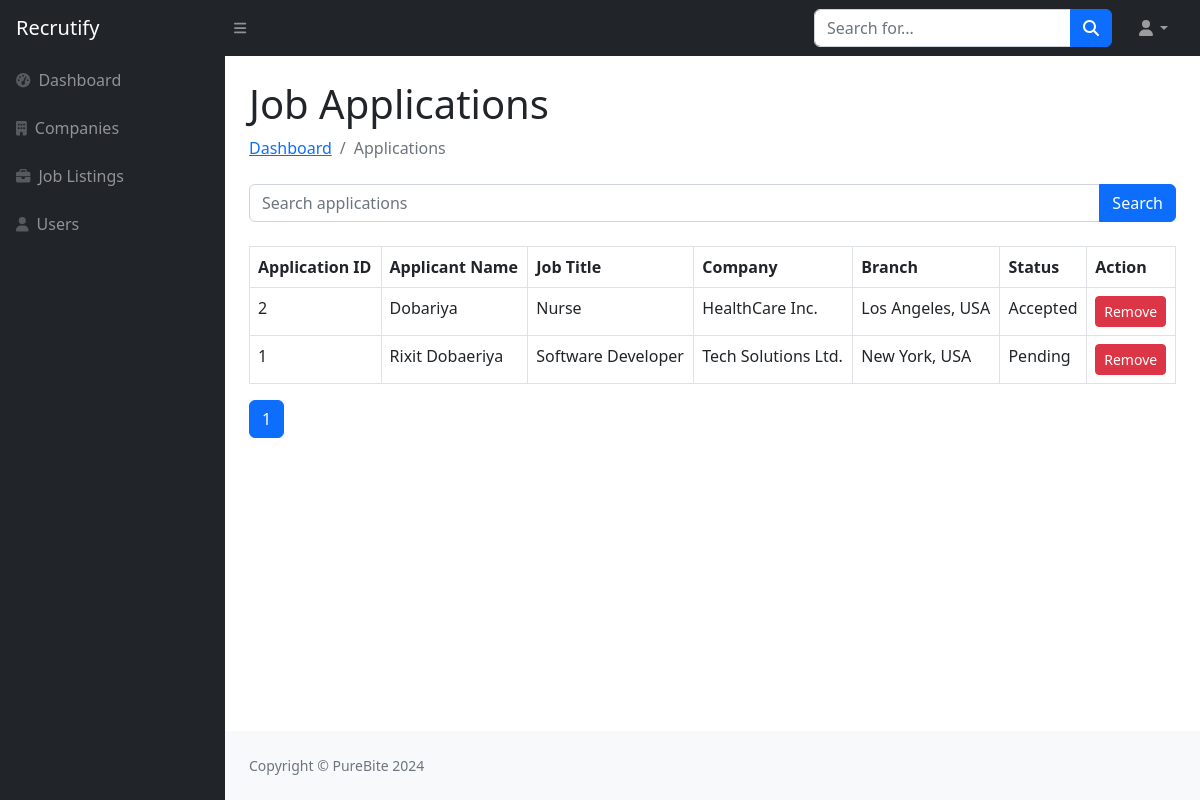
The page /admin/applications.php on the database as committed earlier.
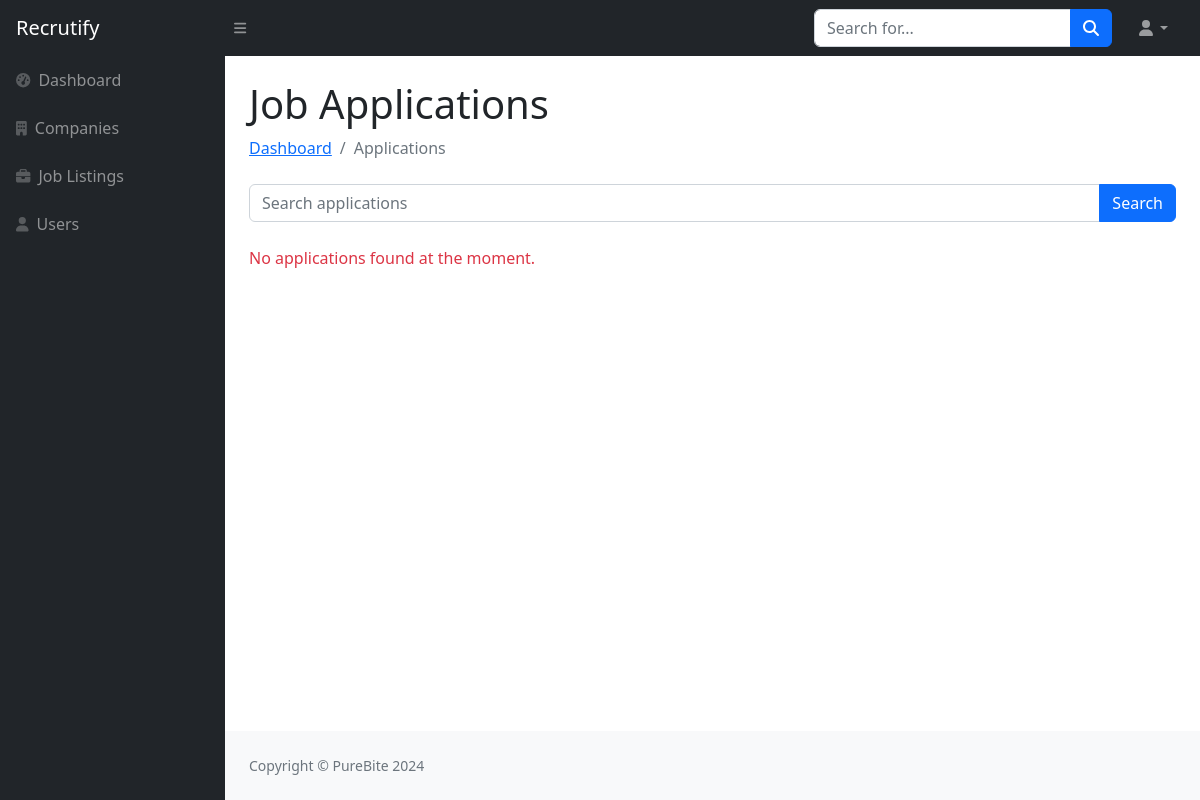
The same page on the database as committed later.
### tables this page shows
CREATE TABLE `application_tbl` (
  `Application_Id` int NOT NULL,
  `User_Id` int NOT NULL,
  `Job_Id` int NOT NULL,
  `Status` enum('Pending','Accepted','Rejected') NOT NULL DEFAULT 'Pending',
  `Application_Date` datetime NOT NULL DEFAULT CURRENT_TIMESTAMP
);

CREATE TABLE `users_tbl` (
  `User_Id` int NOT NULL,
  `User_Type` enum('Admin','Jobseeker','Employer') NOT NULL DEFAULT 'Jobseeker',
  `Company_Id` int DEFAULT NULL,
  `Branch_Id` int DEFAULT NULL,
  `Name` varchar(50) NOT NULL,
  `Email` varchar(50) NOT NULL,
  `DOB` date DEFAULT NULL,
  `Gender` enum('Male','Female','Other') DEFAULT NULL,
  `City` varchar(50) NOT NULL,
  `State` varchar(50) NOT NULL,
  `Country` varchar(100) NOT NULL,
  `Mobile` varchar(20) NOT NULL,
  `Image` text,
  `Password` varchar(15) NOT NULL,
  `Status` enum('Active','Deleted') NOT NULL DEFAULT 'Active',
  `Register_Date` datetime NOT NULL
);

CREATE TABLE `job_list_tbl` (
  `Job_Id` int NOT NULL,
  `Posted_By` int NOT NULL,
  `Title` varchar(50) NOT NULL,
  `Posted_Time` datetime NOT NULL,
  `Description` varchar(1000) NOT NULL,
  `Company_Id` int NOT NULL,
  `Branch_Id` int NOT NULL,
  `Type` enum('Full-Time','Part-Time','Contract') NOT NULL,
  `Requirements` text NOT NULL,
  `Benefits` text NOT NULL,
  `Salary` int NOT NULL,
  `Image` text NOT NULL,
  `Is_Internship` tinyint(1) NOT NULL DEFAULT '0',
  `Status` enum('Active','Deleted') DEFAULT 'Active'
);

CREATE TABLE `company_tbl` (
  `Company_Id` int NOT NULL,
  `Posted_by` int NOT NULL DEFAULT '6',
  `Name` varchar(50) NOT NULL,
  `Description` varchar(5000) NOT NULL,
  `Business_Stream` varchar(100) NOT NULL,
  `Establishment_Year` year NOT NULL,
  `Website` varchar(50) NOT NULL,
  `Phone` varchar(20) NOT NULL,
  `Email` varchar(50) NOT NULL,
  `Logo` text NOT NULL,
  `Main_Branch_Id` int DEFAULT NULL
);

### admin/applications.php (the view, shortened to what this page needs)
<?php
include("sidebar.php");
$search_query = "";
$per_page = 10;
$page = isset($_GET['page']) ? (int)$_GET['page'] : 1;
$offset = ($page - 1) * $per_page;
$query = "
    SELECT
        a.Application_Id,
        a.Job_Id,
        a.User_Id,
        a.Status AS Application_Status,
        jl.Title AS Job_Title,
        c.Name AS Company_Name,
        CONCAT(b.City, ', ', b.Country) AS Branch_Address,
        u.Name AS Applicant_Name
    FROM application_tbl a
    INNER JOIN job_list_tbl jl ON a.Job_Id = jl.Job_Id
    INNER JOIN company_tbl c ON jl.Company_Id = c.Company_Id
    INNER JOIN branch_tbl b ON jl.Branch_Id = b.Branch_Id
    INNER JOIN users_tbl u ON a.User_Id = u.User_Id
    WHERE
        u.Name LIKE '%$search_query%' OR
        jl.Title LIKE '%$search_query%' OR
        c.Name LIKE '%$search_query%' OR
        b.City LIKE '%$search_query%'
    ORDER BY a.Application_Id DESC
    LIMIT $offset, $per_page";
$result = mysqli_query($con, $query);
$count_query = "
    SELECT COUNT(*) AS total
    FROM application_tbl a
    INNER JOIN job_list_tbl jl ON a.Job_Id = jl.Job_Id
    INNER JOIN company_tbl c ON jl.Company_Id = c.Company_Id
    INNER JOIN branch_tbl b ON jl.Branch_Id = b.Branch_Id
    INNER JOIN users_tbl u ON a.User_Id = u.User_Id
    WHERE
        u.Name LIKE '%$search_query%' OR
        jl.Title LIKE '%$search_query%' OR
        c.Name LIKE '%$search_query%' OR
        b.City LIKE '%$search_query%'";
$count_result = mysqli_query($con, $count_query);
$total_rows = mysqli_fetch_assoc($count_result)['total'];
$total_pages = ceil($total_rows / $per_page);
?>
<div id="layoutSidenav_content">
    <div class="container-fluid px-4">
        <h1 class="mt-4">Job Applications</h1>
        <ol class="breadcrumb mb-4">
            <li class="breadcrumb-item"><a href="index.php">Dashboard</a></li>
            <li class="breadcrumb-item active">Applications</li>
        </ol>
        <form method="GET" class="mb-4">
            <div class="input-group">
                <input type="text" name="search" class="form-control" placeholder="Search applications" value="<?= htmlspecialchars($search_query); ?>">
                <button type="submit" class="btn btn-primary">Search</button>
            </div>
        </form>
        <div class="card-body">
            <?php if ($result && mysqli_num_rows($result) > 0) { ?>
                <table class="table table-bordered">
                    <thead>
                        <tr>
                            <th>Application ID</th>
                            <th>Applicant Name</th>
                            <th>Job Title</th>
                            <th>Company</th>
                            <th>Branch</th>
                            <th>Status</th>
                            <th>Action</th>
                        </tr>
                    </thead>
                    <tbody>
                        <?php while ($application = mysqli_fetch_assoc($result)) { ?>
                            <tr>
                                <td><?= $application['Application_Id']; ?></td>
                                <td><?= $application['Applicant_Name']; ?></td>
                                <td><?= $application['Job_Title']; ?></td>
                                <td><?= $application['Company_Name']; ?></td>
                                <td><?= $application['Branch_Address']; ?></td>
                                <td><?= $application['Application_Status']; ?></td>
                                <td>
                                    <a href="remove-application.php?application_id=<?= $application['Application_Id']; ?>"
                                       class="btn btn-danger btn-sm">
                                        Remove
                                    </a>
                                </td>
                            </tr>
                        <?php } ?>
                    </tbody>
                </table>
                <nav>
                    <ul class="pagination">
                        <?php for ($i = 1; $i <= $total_pages; $i++) { ?>
                            <li class="page-item <?= ($i == $page) ? 'active' : ''; ?>">
                                <a class="page-link" href="?search=<?= urlencode($search_query); ?>&page=<?= $i; ?>"><?= $i; ?></a>
                            </li>
                        <?php } ?>
                    </ul>
                </nav>
            <?php } else { ?>
                <p class="text-danger">No applications found at the moment.</p>
            <?php } ?>
        </div>
    </div>
<?php include("footer.php"); ?>

Rows that differ between the two databases and show on the page:
removed application_tbl: Application_Id "2", User_Id.Name "Dobariya", Job_Id.Title "Nurse", company_tbl.Name "HealthCare Inc.", Branch_Address "Los Angeles, USA", Status "Accepted"
removed application_tbl: Application_Id "1", User_Id.Name "Rixit Dobaeriya", Job_Id.Title "Software Developer", company_tbl.Name "Tech Solutions Ltd.", Branch_Address "New York, USA", Status "Pending"
Other text that changed with them:
text no longer shown: "Application ID Applicant Name Job Title Company Branch Status Action"
text now shown: "No applications found at the moment."
list line gone: "1"
